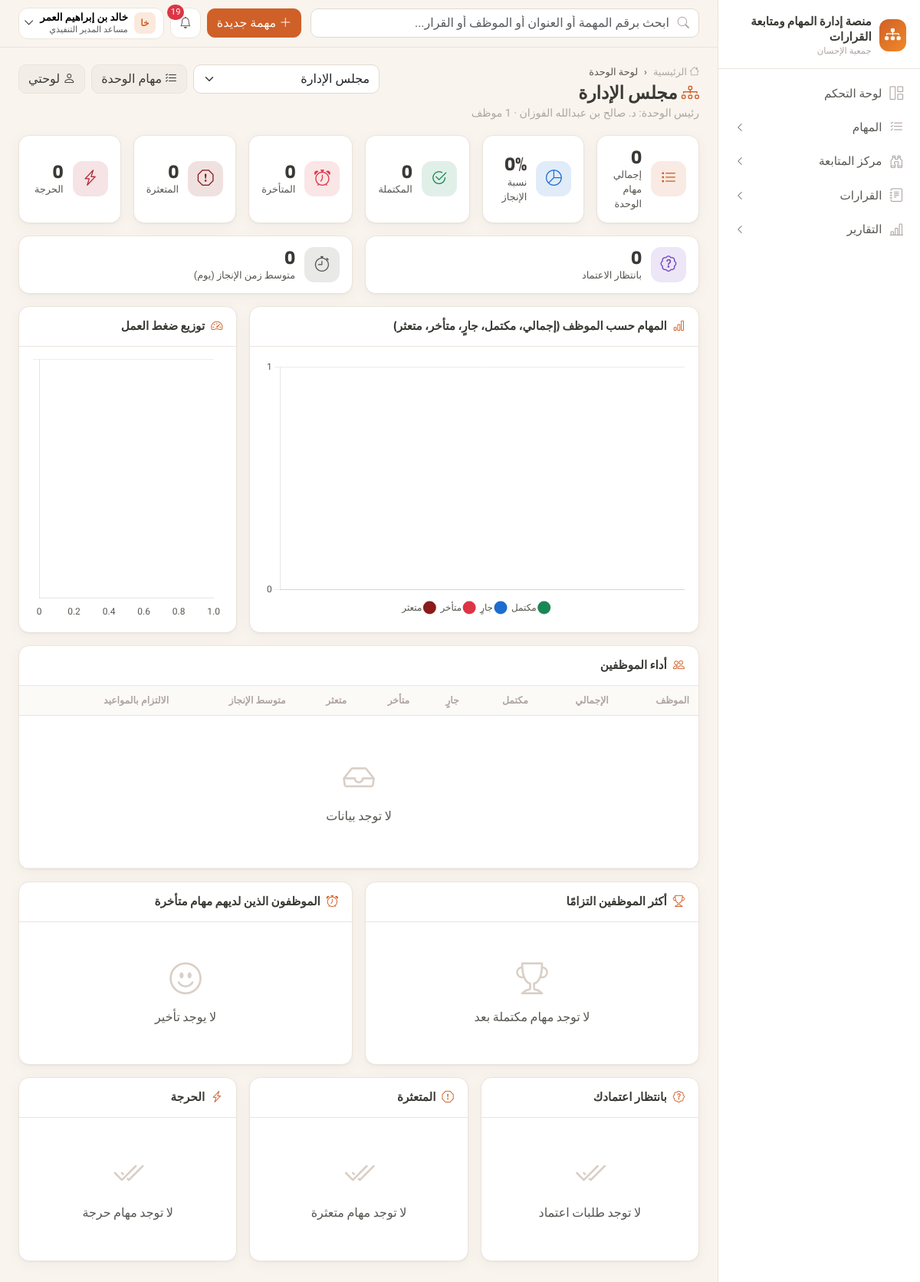
The page /dashboard/unit/ (signed in) on the database its author committed.
### apps/accounts/models.py (models this page shows, shortened)
class User(AbstractBaseUser, PermissionsMixin):
    email = models.EmailField("البريد الإلكتروني", unique=True)
    phone = models.CharField("رقم الجوال", max_length=20, unique=True, null=True, blank=True)
    full_name = models.CharField("الاسم الكامل", max_length=150)
    role = models.ForeignKey(Role, verbose_name="الدور", on_delete=models.PROTECT, null=True, related_name="users")
    is_active = models.BooleanField("الحساب نشط", default=True)
    is_staff = models.BooleanField(default=False)
    date_joined = models.DateTimeField(default=timezone.now)
    failed_login_count = models.PositiveSmallIntegerField(default=0)
    locked_until = models.DateTimeField(null=True, blank=True)
    otp_enabled = models.BooleanField("تفعيل التحقق الثنائي", default=False)
    must_change_password = models.BooleanField(default=False)
    objects = UserManager()
    USERNAME_FIELD = "email"
    EMAIL_FIELD = "email"
    REQUIRED_FIELDS = ["full_name"]
    class Meta:
        db_table = "users"
        verbose_name = "مستخدم"
        indexes = [models.Index(fields=["is_active"])]
    @cached_property
    def permission_codes(self):
        if not self.role_id:
            return frozenset()
        return frozenset(self.role.permissions.values_list("code", flat=True))

class Role(models.Model):
    code = models.CharField("الرمز", max_length=40, unique=True, choices=ROLES)
    name = models.CharField("الاسم", max_length=80)
    description = models.TextField("الوصف", blank=True)
    permissions = models.ManyToManyField(Permission, related_name="roles", blank=True, db_table="role_permissions")
    is_system = models.BooleanField(default=True)
    class Meta:
        db_table = "roles"
        verbose_name = "دور"

### apps/organization/models.py (models this page shows, shortened)
class Unit(models.Model):
    name = models.CharField("اسم الوحدة", max_length=150, unique=True)
    code = models.CharField("الرمز", max_length=30, unique=True, null=True, blank=True)
    description = models.TextField("وصف الوحدة", blank=True)
    head = models.ForeignKey(
        "organization.Employee", verbose_name="رئيس الوحدة", null=True, blank=True,
        on_delete=models.SET_NULL, related_name="headed_units",
    )
    parent = models.ForeignKey("self", verbose_name="تتبع لـ", null=True, blank=True, on_delete=models.SET_NULL, related_name="children")
    is_active = models.BooleanField("الوحدة نشطة", default=True)
    established_on = models.DateField("تاريخ الإنشاء", default=timezone.localdate)
    sort_order = models.PositiveSmallIntegerField("الترتيب", default=0)
    created_at = models.DateTimeField(auto_now_add=True)
    class Meta:
        db_table = "units"
        ordering = ["sort_order", "name"]
        verbose_name = "وحدة تنظيمية"

class Employee(models.Model):
    class Status(models.TextChoices):
        ACTIVE = "active", "على رأس العمل"
        LEAVE = "leave", "في إجازة"
        INACTIVE = "inactive", "غير نشط"
    user = models.OneToOneField(
        settings.AUTH_USER_MODEL, verbose_name="حساب المستخدم", null=True, blank=True,
        on_delete=models.SET_NULL, related_name="employee",
    )
    employee_no = models.CharField("رقم الموظف", max_length=30, unique=True)
    full_name = models.CharField("الاسم", max_length=150)
    job_title = models.CharField("المسمى الوظيفي", max_length=150, blank=True)
    manager = models.ForeignKey("self", verbose_name="المدير المباشر", null=True, blank=True, on_delete=models.SET_NULL, related_name="reports")
    units = models.ManyToManyField(Unit, through="EmployeeUnit", related_name="employees", verbose_name="الوحدات")
    join_date = models.DateField("تاريخ الانضمام", null=True, blank=True)
    photo = models.FileField("صورة", upload_to=secure_upload_path, null=True, blank=True)
    status = models.CharField("الحالة", max_length=20, choices=Status.choices, default=Status.ACTIVE)
    created_at = models.DateTimeField(auto_now_add=True)
    class Meta:
        db_table = "employees"
        ordering = ["full_name"]
        verbose_name = "موظف"
        indexes = [models.Index(fields=["status"])]

### apps/dashboard/views.py (the view)
# urls.py: path("dashboard/unit/", views.unit_dashboard, name="unit"),
@login_required
def unit_dashboard(request):
    user = request.user
    if not (has_perm(user, "dashboard.unit") or has_perm(user, "dashboard.executive")):
        raise PermissionDenied("لوحة الوحدة متاحة لرؤساء الوحدات والإدارة")
    if has_perm(user, "tasks.view_all"):
        units = Unit.objects.filter(is_active=True)
    else:
        units = Unit.objects.filter(pk__in=selectors.headed_unit_ids(user))
    if not units.exists():
        messages.info(request, "لم يتم تعيينك رئيسًا لأي وحدة")
        return redirect("dashboard:employee")
    unit = units.filter(pk=request.GET.get("unit")).first() if request.GET.get("unit") else None
    unit = unit or units.first()
    rules = get_rules()
    qs = selectors.visible_tasks(user).filter(pk__in=Task.objects.filter(unit=unit).values("pk")) \
        if not has_perm(user, "tasks.view_all") else Task.objects.filter(unit=unit)
    qs = qs.select_related("unit", "owner")
    kpis = compute_kpis(qs)
    by_emp = group_stats(qs, "owner")
    members = Employee.objects.filter(units=unit).order_by("full_name")
    emp_chart = {"type": "bar", "stacked": True, "labels": [e["name"] for e in by_emp], "datasets": [
        {"label": "مكتمل", "data": [e["done"] for e in by_emp], "color": "#198754"},
        {"label": "جارٍ", "data": [e["in_progress"] - 0 for e in by_emp], "color": "#1c6dd0"},
        {"label": "متأخر", "data": [e["overdue"] for e in by_emp], "color": "#dc3545"},
        {"label": "متعثر", "data": [e["stalled"] for e in by_emp], "color": "#8b1a1a"},
    ]}
    load_chart = {"type": "bar", "horizontal": True, "labels": [e["name"] for e in by_emp],
                  "datasets": [{"label": "المهام المفتوحة", "data": [e["open"] for e in by_emp], "color": "#f18927"}]}
    committed = sorted([e for e in by_emp if e["done"]], key=lambda e: (-e["on_time_rate"], -e["done"]))[:5]
    with_overdue = [e for e in by_emp if e["overdue"]]
    ctx = {
        "unit": unit, "units": units, "kpis": kpis, "by_emp": by_emp, "members": members, "rules": rules,
        "emp_chart": json.dumps(emp_chart, ensure_ascii=False), "load_chart": json.dumps(load_chart, ensure_ascii=False),
        "status_chart": json.dumps(_status_chart(qs), ensure_ascii=False),
        "committed": committed, "with_overdue": with_overdue,
        "critical": with_people(qs.filter(status__in=OPEN_STATUSES, priority=Priority.CRITICAL).order_by("due_date")[:8]),
        "pending": with_people(qs.filter(status=Status.PENDING_APPROVAL).order_by("completed_at")[:8]),
        "stalled": with_people(selectors.followup_filter(qs, "stalled", rules)[:8]),
    }
    return render(request, "dashboard/unit.html", ctx)

### templates/dashboard/unit.html (shortened to what this page needs)
{% extends "base.html" %}
{% load ui %}
{% block breadcrumbs %}<li class="breadcrumb-item active">لوحة الوحدة</li>{% endblock %}
{% block page_title %}<i class="bi bi-diagram-3 text-brand"></i> {{ unit.name }}{% endblock %}
{% block page_sub %}رئيس الوحدة: {{ unit.head.full_name|default:"—" }} · {{ members|length }} موظف{% endblock %}
{% block page_actions %}
  {% if units|length > 1 %}<form method="get"><select name="unit" class="form-select" onchange="this.form.submit()">{% for u in units %}<option value="{{ u.pk }}" {% if u.pk == unit.pk %}selected{% endif %}>{{ u.name }}</option>{% endfor %}</select></form>{% endif %}
  <a href="{% url 'tasks:unit' %}" class="btn btn-soft"><i class="bi bi-list-check"></i> مهام الوحدة</a>
  {% if user.employee %}<a href="{% url 'dashboard:employee' %}" class="btn btn-soft"><i class="bi bi-person"></i> لوحتي</a>{% endif %}
{% endblock %}
{% block content %}
<div class="row g-3 mb-3">
  <div class="col-6 col-md-3 col-xl">{% include "partials/kpi.html" with value=kpis.total label="إجمالي مهام الوحدة" icon="bi-list-task" color="#cf6028" %}</div>
  <div class="col-6 col-md-3 col-xl">{% include "partials/kpi.html" with value=kpis.completion_rate|stringformat:"s"|add:"%" label="نسبة الإنجاز" icon="bi-pie-chart" color="#1c6dd0" %}</div>
  <div class="col-6 col-md-3 col-xl">{% include "partials/kpi.html" with value=kpis.done label="المكتملة" icon="bi-check2-circle" color="#198754" %}</div>
  <div class="col-6 col-md-3 col-xl">{% include "partials/kpi.html" with value=kpis.overdue label="المتأخرة" icon="bi-alarm" color="#dc3545" %}</div>
  <div class="col-6 col-md-3 col-xl">{% include "partials/kpi.html" with value=kpis.stalled label="المتعثرة" icon="bi-exclamation-octagon" color="#8b1a1a" %}</div>
  <div class="col-6 col-md-3 col-xl">{% include "partials/kpi.html" with value=kpis.critical label="الحرجة" icon="bi-lightning-charge" color="#b02a37" %}</div>
  <div class="col-6 col-md-3 col-xl">{% include "partials/kpi.html" with value=kpis.pending label="بانتظار الاعتماد" icon="bi-patch-question" color="#6f42c1" %}</div>
  <div class="col-6 col-md-3 col-xl">{% include "partials/kpi.html" with value=kpis.avg_completion_days label="متوسط زمن الإنجاز (يوم)" icon="bi-stopwatch" color="#575650" %}</div>
</div>
<div class="row g-3 mb-3">
  <div class="col-xl-8"><div class="card h-100"><div class="card-header"><i class="bi bi-bar-chart"></i> المهام حسب الموظف (إجمالي، مكتمل، جارٍ، متأخر، متعثر)</div><div class="card-body"><div class="chart-box lg"><canvas id="empChart"></canvas></div></div></div></div>
  <div class="col-xl-4"><div class="card h-100"><div class="card-header"><i class="bi bi-speedometer2"></i> توزيع ضغط العمل</div><div class="card-body"><div class="chart-box lg"><canvas id="loadChart"></canvas></div></div></div></div>
</div>
<div class="card mb-3"><div class="card-header"><i class="bi bi-people"></i> أداء الموظفين</div>
  <div class="table-responsive"><table class="table table-hover">
    <thead><tr><th>الموظف</th><th>الإجمالي</th><th>مكتمل</th><th>جارٍ</th><th>متأخر</th><th>متعثر</th><th>متوسط الإنجاز</th><th>الالتزام بالمواعيد</th><th></th></tr></thead>
    <tbody>{% for e in by_emp %}<tr>
      <td><span class="avatar sm ms-1">{{ e.name|initials }}</span>{{ e.name }}</td><td>{{ e.total }}</td><td class="text-success fw-bold">{{ e.done }}</td><td>{{ e.in_progress }}</td>
      <td class="{% if e.overdue %}text-danger fw-bold{% endif %}">{{ e.overdue }}</td><td class="{% if e.stalled %}text-stalled fw-bold{% endif %}">{{ e.stalled }}</td>
      <td style="min-width:120px">{% progress_bar e.avg_progress %}</td><td>{{ e.on_time_rate }}%</td>
      <td><a href="{% url 'organization:employee_detail' e.id %}" class="btn btn-soft btn-sm"><i class="bi bi-bar-chart"></i></a></td>
    </tr>{% empty %}<tr><td colspan="9">{% include "partials/empty.html" %}</td></tr>{% endfor %}</tbody>
  </table></div>
</div>
<div class="row g-3 mb-3">
  <div class="col-lg-6"><div class="card h-100"><div class="card-header"><i class="bi bi-trophy"></i> أكثر الموظفين التزامًا</div><div class="card-body py-1 list-compact">
    {% for e in committed %}<div class="item"><span class="avatar sm">{{ e.name|initials }}</span><div class="flex-grow-1">{{ e.name }}<div class="small text-muted">{{ e.done }} مكتملة · {{ e.on_time }} في موعدها</div></div><span class="badge bg-success">{{ e.on_time_rate }}%</span></div>
    {% empty %}{% include "partials/empty.html" with icon="bi-trophy" title="لا توجد مهام مكتملة بعد" %}{% endfor %}
  </div></div></div>
  <div class="col-lg-6"><div class="card h-100"><div class="card-header"><i class="bi bi-alarm"></i> الموظفون الذين لديهم مهام متأخرة</div><div class="card-body py-1 list-compact">
    {% for e in with_overdue %}<div class="item"><span class="avatar sm">{{ e.name|initials }}</span><div class="flex-grow-1">{{ e.name }}</div><a href="{% url 'tasks:unit' %}?employee={{ e.id }}&flag=late" class="badge bg-danger">{{ e.overdue }} متأخرة</a></div>
    {% empty %}{% include "partials/empty.html" with icon="bi-emoji-smile" title="لا يوجد تأخير" %}{% endfor %}
  </div></div></div>
</div>
<div class="row g-3">
  <div class="col-lg-4">{% include "dashboard/_mini.html" with tasks=pending title="بانتظار اعتمادك" icon="bi-patch-question" empty="لا توجد طلبات اعتماد" %}</div>
  <div class="col-lg-4">{% include "dashboard/_mini.html" with tasks=stalled title="المتعثرة" icon="bi-exclamation-octagon" empty="لا توجد مهام متعثرة" %}</div>
  <div class="col-lg-4">{% include "dashboard/_mini.html" with tasks=critical title="الحرجة" icon="bi-lightning-charge" empty="لا توجد مهام حرجة" %}</div>
</div>
{% endblock %}
{% block scripts %}<script>renderChart("empChart", {{ emp_chart|safe }}); renderChart("loadChart", {{ load_chart|safe }});</script>{% endblock %}

### templates/base.html (shortened to what this page needs)
{% load static ui %}<!doctype html>
<html lang="ar" dir="rtl">
<head>
  <link rel="stylesheet" href="https://cdn.jsdelivr.net/npm/bootstrap@5.3.3/dist/css/bootstrap.rtl.min.css">
  <link rel="stylesheet" href="https://cdn.jsdelivr.net/npm/bootstrap-icons@1.11.3/font/bootstrap-icons.min.css">
  <link rel="stylesheet" href="https://cdn.jsdelivr.net/npm/tom-select@2.3.1/dist/css/tom-select.bootstrap5.min.css">
  <link rel="stylesheet" href="{% static 'css/app.css' %}">
</head>
<body>
{% block body %}
<div class="app-shell">
  <aside class="sidebar" aria-label="القائمة الرئيسية">
    <div class="brand-box">
      {% if ORG.logo %}<img src="{% url 'branding_logo' %}" alt="" style="width:42px;height:42px;object-fit:contain;border-radius:10px">{% else %}<div class="brand-logo"><i class="bi bi-diagram-3-fill"></i></div>{% endif %}
      <div>
        <div class="brand-title">{{ PLATFORM_NAME }}</div>
        <div class="brand-sub">{{ ORG_SHORT }}</div>
      </div>
    </div>
    <nav>
      {% for item in menu %}
        {% if item.children %}
          <button class="nav-group-btn {% if item.active %}active{% endif %}" data-bs-toggle="collapse" data-bs-target="#nav-{{ forloop.counter }}" aria-expanded="{% if item.active %}true{% else %}false{% endif %}">
            <i class="bi {{ item.icon }}"></i><span>{{ item.label }}</span><i class="bi bi-chevron-left chev"></i>
          </button>
        {% else %}
          <a class="nav-item-link {% if item.active %}active{% endif %}" href="{{ item.url }}"><i class="bi {{ item.icon }}"></i><span>{{ item.label }}</span></a>
        {% endif %}
      {% endfor %}
    </nav>
  </aside>
  <div class="main">
    <header class="topbar">
      <form class="search" action="{% url 'tasks:search' %}" method="get" role="search">
        <i class="bi bi-search"></i>
        <input class="form-control" type="search" name="q" value="{{ request.GET.q|default:'' }}" placeholder="ابحث برقم المهمة أو العنوان أو الموظف أو القرار...">
      </form>
      <div class="ms-auto d-flex align-items-center gap-2">
        {% if user|can:"tasks.create" %}
        <a href="{% url 'tasks:create' %}" class="btn btn-brand d-none d-md-inline-flex align-items-center gap-1"><i class="bi bi-plus-lg"></i> مهمة جديدة</a>
        {% endif %}
        <div class="dropdown">
          <button class="top-icon" data-bs-toggle="dropdown" aria-label="التنبيهات" data-unread-url="{% url 'notifications:unread_count' %}">
            <i class="bi bi-bell"></i>{% if unread_count %}<span class="dot">{{ unread_count }}</span>{% endif %}
          </button>
        </div>
        <div class="dropdown">
          <button class="user-chip" data-bs-toggle="dropdown">
            <span class="avatar sm">{{ user.full_name|initials }}</span>
            <span class="d-none d-sm-block text-start lh-sm">
              <span class="d-block small fw-semibold">{{ user.full_name }}</span>
              <span class="d-block text-muted" style="font-size:.7rem">{{ user.role.name|default:"—" }}</span>
            </span>
            <i class="bi bi-chevron-down small"></i>
          </button>
        </div>
      </div>
    </header>
    <main class="content">
      <div class="page-head">
        <div>
          <nav aria-label="breadcrumb"><ol class="breadcrumb">
            <li class="breadcrumb-item"><a href="{% url 'dashboard:home' %}"><i class="bi bi-house"></i> الرئيسية</a></li>
            {% block breadcrumbs %}{% endblock %}
          </ol></nav>
          <h1>{% block page_title %}{% endblock %}</h1>
          <div class="sub">{% block page_sub %}{% endblock %}</div>
        </div>
        <div class="d-flex gap-2 flex-wrap no-print">{% block page_actions %}{% endblock %}</div>
      </div>
      {% block content %}{% endblock %}
    </main>
  </div>
</div>
{% endblock %}
<div class="toast-container position-fixed bottom-0 start-0 p-3">
</div>
{% block scripts %}{% endblock %}
</body>
</html>

### rows shown on the page
User: full_name|initials "خا", full_name "خالد بن إبراهيم العمر", role.name "مساعد المدير التنفيذي"
Unit: name "مجلس الإدارة", head.full_name "د. صالح بن عبدالله الفوزان"

### other values the page prints
{{ PLATFORM_NAME }} "منصة إدارة المهام ومتابعة القرارات"
{{ ORG_SHORT }} "جمعية الإحسان"
{{ item.label }} "لوحة التحكم"
{{ item.label }} "المهام" "مركز المتابعة" "القرارات" "التقارير"
{{ unread_count }} "19"
{{ value }} "0 0% 0 0 0 0 0 0"
{{ label }} "إجمالي مهام الوحدة نسبة الإنجاز المكتملة المتأخرة المتعثرة الحرجة بانتظار الاعتماد متوسط زمن الإنجاز (يوم)"
{{ title|default:"لا توجد بيانات" }} "لا توجد بيانات لا توجد مهام مكتملة بعد لا يوجد تأخير لا توجد طلبات اعتماد لا توجد مهام متعثرة لا توجد مهام حرجة"
{{ title }} "بانتظار اعتمادك المتعثرة الحرجة"
form field unit "مجلس الإدارة"
